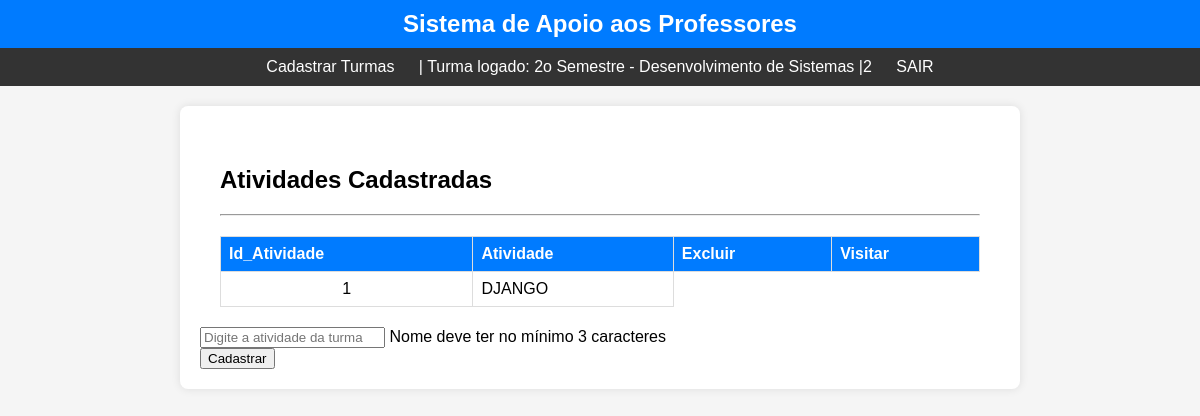
/ver_atividades/2, run on the app's committed database.
### App_Escola/models.py (models this page shows, shortened)
class Turma(models.Model):
    nome_turma = models.CharField(max_length=120)
    id_professor = models.ForeignKey(Professor, null=True, on_delete=models.PROTECT)

class Atividade(models.Model):
    nome_atividade = models.CharField(max_length=120)
    id_turma = models.ForeignKey(Turma,null=True, on_delete=models.PROTECT)
    def __str__(self):
        return self.nome_atividade

### App_Escola/views.py (the view)
# urls.py: path('ver_atividades/<int:id_turma>', views.ver_atividades, name='ver_atividades'),
def ver_atividades(request,id_turma):
    print(f'get do id{id_turma}')
    dados_turma = Turma.objects.filter(id=id_turma).values("nome_turma", "id")
    print(dados_turma)
    turma_logada = dados_turma[0]
    turma_logada = turma_logada['nome_turma']
    id_turma_logado = dados_turma[0]
    id_turma_logado = id_turma_logado['id']
    lista_atividade = Atividade.objects.filter(id_turma=id_turma_logado)
    print(lista_atividade)
    return render(request, 'Cons_Atividade_Lista.html',
                  {'turma_logada': turma_logada, 'lista_atividade': lista_atividade,
                   'id_turma':id_turma_logado})

### App_Escola/templates/Cons_Atividade_Lista.html (shortened to what this page needs)
{% load static %}
<!DOCTYPE html>
<html lang="en">
<head>
    <link rel="stylesheet" type="text/css" href="{% static 'css/cons_turma_lista.css' %}">
</head>
<header class="login">
    <div class="fundo_menu">
        <div class="nome_sistema">
            Sistema de Apoio aos Professores
        </div>
    </div>
</header>
<nav class="menu">
    <ul>
       <li><a href="/cad_turma/{{id_logado}}">Cadastrar Turmas</a></li>
       <li> | Turma logado: {{turma_logada}} |{{id_turma}} </a></li>
       <li><a href="../accounts/logout">SAIR</a></li>
    </ul>
</nav>
<body onLoad="login();">
    <div class="principal">
    <div class="container">
        <section class="enquadramento">
            <h1>Atividades Cadastradas</h1>
        </section>
        <hr>
        <table>
            <tr>
                <th>Id_Atividade</th>
                <th>Atividade</th>
                <th>Excluir</th>
                <th>Visitar</th>
            </tr>
            {% for igs in lista_atividade %}
            <tr>
                <td style="text-align:center">{{igs.id}} </td>
                <td>{{igs.nome_atividade}}</td>
            </tr>
            {% endfor %}
        </table>
    </div>
        <form id="form" class="form" method="POST" action="{% url 'salvar_atividade_nova' id_turma_id=id_turma %}">{% csrf_token %}
            <div class="form-content">
                <input type="text" id="nome_atividade" name="nome_atividade"  placeholder="Digite a atividade da turma" />
                <a>Nome deve ter no mínimo 3 caracteres</a>
            </div>
            <div class="botoes">
                <div class="botao_confirmar">
                    <button type="submit" class="btn_conf_cancel btn_confirmar">Cadastrar</button>
                </div>
            </div>
    </form>
    </div>
</body>
</html>

### App_Escola/static/css/cons_turma_lista.css (style rules this page uses)
body { font-family: Arial, sans-serif; background-color: #f5f5f5; margin: 0; padding: 0; }
header.login { background-color: #007bff; color: #fff; padding: 10px; }
.fundo_menu { display: flex; justify-content: center; align-items: center; }
.nome_sistema { font-size: 1.5em; font-weight: bold; }
nav.menu { background-color: #333; color: #fff; padding: 10px 0; }
nav.menu ul { list-style-type: none; text-align: center; margin: 0; padding: 0; }
nav.menu ul li { display: inline; margin: 0 10px; }
nav.menu ul li a { color: #fff; text-decoration: none; }
.principal { max-width: 800px; margin: 20px auto; background-color: #fff; padding: 20px; border-radius: 8px; box-shadow: 0 0 10px rgba(0, 0, 0, 0.1); }
.container { padding: 20px; }
table { width: 100%; border-collapse: collapse; margin-top: 20px; }
table th, table td { border: 1px solid #ddd; padding: 8px; text-align: left; }
table th { background-color: #007bff; color: #fff; }

### data on the page
Turma: nome_turma "2o Semestre - Desenvolvimento de Sistemas"
Atividade: id "1", nome_atividade "DJANGO"

### other printed values
{{ id_turma }} "2"
